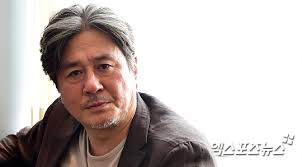
#> input picture FaceRecognition-ex04/original/choi_min_sik/2.jpeg, 302 x 167 px; its folder holds only this picture in this run
$ python step01.py   (Python 2 division)
#> lines starting #> are read from the running program, lines starting #| are printed output that depends on the picture
#-*- coding: utf-8 -*-
import sys
reload(sys)
sys.setdefaultencoding('utf-8')

import os
import cv2

# 얼굴 검출에 사용할 haar-cascade 파일
face_cascade = cv2.CascadeClassifier('haarcascade_frontalface_default.xml')

# 얼굴 이미지가 있는 디렉터리
face_dir = "original"

for (subdirs, dirs, files) in os.walk(face_dir):
    for subdir in dirs:
        print "\n현재 디렉터리:", subdir

        # 디렉터리 생성
        if not os.path.isdir("crop/" + subdir):
            os.mkdir("crop/" + subdir)

        img_path = os.path.join(face_dir, subdir)
        for filename in os.listdir(img_path):
            path = img_path + '/' + filename
            #print "현재 파일:", path

            # grayscale로 이미지 읽어오기
            img_original = cv2.imread(path, 0)
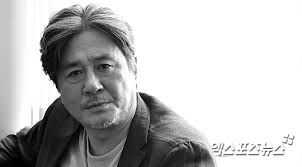
#> img_original: shape (167, 302); min 0, max 255, mean 187.5

            # 이미지 보여주기
            #cv2.imshow("face", img_original)

            # 얼굴 검출
            faces = face_cascade.detectMultiScale(img_original, 1.3, 4);
#> faces = ()

            # 검출한 얼굴이 하나일때만 보여주기
            if len(faces) == 1:
                print path, "- 검출 완료(O)"

                # 얼굴에 테두리 그리기
                (x, y, w, h) = faces[0]
                cv2.rectangle(img_original, (x, y), (x + w, y + h), (255, 0, 0), 2)

                # 검출한 이미지 보여주기
                #cv2.imshow("face", img_original)

                # 얼굴 부분만 자르기
                img_crop = img_original[y:y+h, x:x+w]

                # 얼굴 부분 보여주기
                #cv2.imshow("face", img_crop)

                # 이미지 크기 조절
                dim = (128, 128)
                img_resize = cv2.resize(img_crop, dim)

                # 크기 조절된 이미지 보여주기
                #cv2.imshow("face", img_resize)

                # 얼굴 부분 저장
                cv2.imwrite("crop/" + subdir + "/" + filename, img_resize)

                # 키 입력을 기다림
                #cv2.waitKey(0)
            else:
                print path, "- 검출 안됨(X)"

# 프로그램 종료
cv2.destroyAllWindows()
